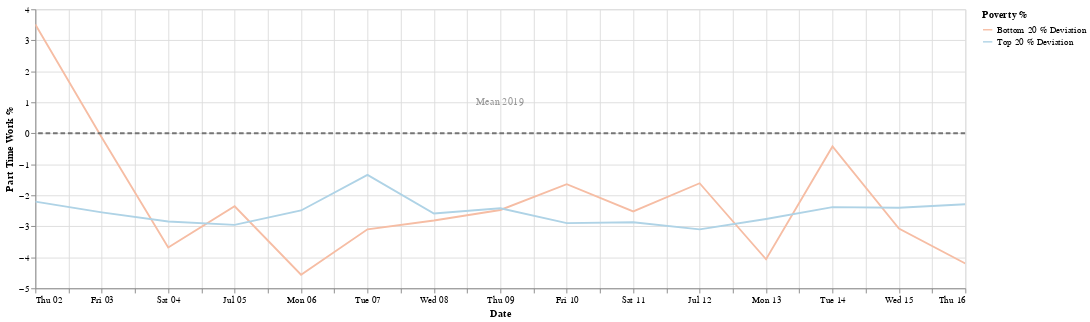

Source (notebook cell):
### Markdown cell above
**July 6, 2020:** 
NYC begins Phase 3 of reopening, without indoor dining

### Code cell
start_date = '2020-7-1'
end_date = '2020-7-16'
df3 = apply_date_filter(df,start_date,end_date)
chart = create_chart(df3)
chart

### Figure 1 — Vega-Lite specification as saved in the notebook (floating-point values rounded to 4 significant figures)
{"config": {"view": {"continuousHeight": 300, "continuousWidth": 400}, "range": {"category": {"scheme": "redblue"}}}, "layer": [{"data": {"name": "data-554dcb4d61ef856aa9fcc8094cefc3cb"}, "mark": "line", "encoding": {"color": {"type": "nominal", "field": "Poverty %"}, "x": {"type": "temporal", "field": "date", "title": "Date"}, "y": {"type": "quantitative", "field": "part_time_value", "title": "Part Time Work %"}}, "selection": {"selector003": {"type": "interval", "bind": "scales", "encodings": ["x", "y"]}}, "transform": [{"fold": ["Bottom 20 % Deviation", "Top 20 % Deviation"], "as": ["Poverty %", "part_time_value"]}], "width": 1000}, {"data": {"name": "data-7f3a6b86ed460c4e648f2393735a11f6"}, "mark": {"type": "rule", "color": "#757575", "size": 2, "strokeDash": [5, 3]}, "encoding": {"size": {"value": 2}, "y": {"type": "quantitative", "field": "Mean 2019"}}}, {"data": {"name": "data-d764767e7dd3b10b2c76c1355ce10ef3"}, "mark": {"type": "text", "angle": 0, "text": "Mean 2019"}, "encoding": {"opacity": {"value": 0.4}, "y": {"type": "quantitative", "field": "y"}}}], "$schema": "https://vega.github.io/schema/vega-lite/v4.8.1.json", "datasets": {"data-554dcb4d61ef856aa9fcc8094cefc3cb": [{"date": "2020-07-12T00:00:00+00:00", "Top 20 %": 5.089, "Bottom 20 %": 6.576, "Top 20 % Deviation": -3.098, "Bottom 20 % Deviation": -1.612}, {"date": "2020-07-03T00:00:00+00:00", "Top 20 %": 5.639, "Bottom 20 %": 8.054, "Top 20 % Deviation": -2.549, "Bottom 20 % Deviation": -0.1334}, {"date": "2020-07-14T00:00:00+00:00", "Top 20 %": 5.805, "Bottom 20 %": 7.763, "Top 20 % Deviation": -2.382, "Bottom 20 % Deviation": -0.4245}, {"date": "2020-07-07T00:00:00+00:00", "Top 20 %": 6.847, "Bottom 20 %": 5.091, "Top 20 % Deviation": -1.341, "Bottom 20 % Deviation": -3.097}, {"date": "2020-07-08T00:00:00+00:00", "Top 20 %": 5.603, "Bottom 20 %": 5.374, "Top 20 % Deviation": -2.585, "Bottom 20 % Deviation": -2.813}, {"date": "2020-07-16T00:00:00+00:00", "Top 20 %": 5.9, "Bottom 20 %": 3.987, "Top 20 % Deviation": -2.288, "Bottom 20 % Deviation": -4.201}, {"date": "2020-07-13T00:00:00+00:00", "Top 20 %": 5.424, "Bottom 20 %": 4.125, "Top 20 % Deviation": -2.763, "Bottom 20 % Deviation": -4.063}, {"date": "2020-07-11T00:00:00+00:00", "Top 20 %": 5.317, "Bottom 20 %": 5.667, "Top 20 % Deviation": -2.87, "Bottom 20 % Deviation": -2.52}, {"date": "2020-07-04T00:00:00+00:00", "Top 20 %": 5.342, "Bottom 20 %": 4.504, "Top 20 % Deviation": -2.846, "Bottom 20 % Deviation": -3.684}, {"date": "2020-07-10T00:00:00+00:00", "Top 20 %": 5.292, "Bottom 20 %": 6.545, "Top 20 % Deviation": -2.896, "Bottom 20 % Deviation": -1.642}, {"date": "2020-07-09T00:00:00+00:00", "Top 20 %": 5.77, "Bottom 20 %": 5.714, "Top 20 % Deviation": -2.417, "Bottom 20 % Deviation": -2.473}, {"date": "2020-07-06T00:00:00+00:00", "Top 20 %": 5.699, "Bottom 20 %": 3.625, "Top 20 % Deviation": -2.489, "Bottom 20 % Deviation": -4.562}, {"date": "2020-07-02T00:00:00+00:00", "Top 20 %": 5.983, "Bottom 20 %": 11.7, "Top 20 % Deviation": -2.204, "Bottom 20 % Deviation": 3.513}, {"date": "2020-07-15T00:00:00+00:00", "Top 20 %": 5.787, "Bottom 20 %": 5.115, "Top 20 % Deviation": -2.401, "Bottom 20 % Deviation": -3.073}, {"date": "2020-07-05T00:00:00+00:00", "Top 20 %": 5.232, "Bottom 20 %": 5.833, "Top 20 % Deviation": -2.955, "Bottom 20 % Deviation": -2.354}], "data-7f3a6b86ed460c4e648f2393735a11f6": [{"Mean 2019": 0}], "data-d764767e7dd3b10b2c76c1355ce10ef3": [{"y": 1}]}}
